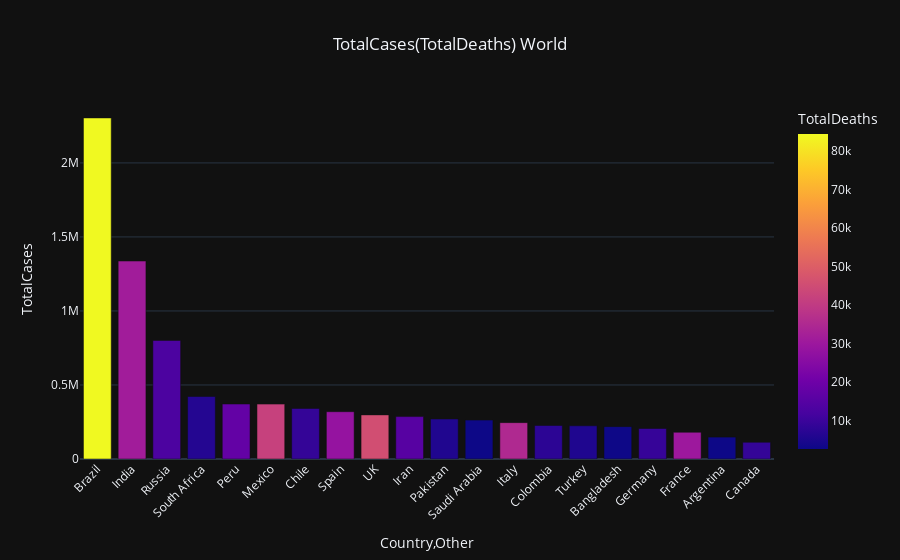

Notebook code cell kept with this figure:
### Markdown cell above
From the above visualization we can infer that although Total Cases in Tamil Nadu and Delhi is close to Gujrat, the deaths in Gujrat is significantly more<br>
Hence **Gujrat must not neglect lockdown measures and concentrate on better medical fascilities**

### Code cell
bar_chart(temp_df1.iloc[2:22, :], total_cases_world, deaths_world, 'World')

### Figure 1 — Plotly figure (JSON) as saved in the notebook; plotly's stock layout.template omitted (floating-point values rounded to 4 significant figures)
{"data": [{"alignmentgroup": "True", "hovertemplate": "Country,Other=%{x}<br>TotalCases=%{y}<br>TotalDeaths=%{marker.color}<extra></extra>", "legendgroup": "", "marker": {"color": [84440, 31406, 13046, 6343, 17654, 41908, 8914, 28432, 45677, 15289, 5763, 2672, 35097, 7688, 5580, 2836, 9193, 30192, 2722, 8878], "coloraxis": "coloraxis"}, "name": "", "offsetgroup": "", "orientation": "v", "showlegend": false, "textposition": "auto", "type": "bar", "x": ["Brazil", "India", "Russia", "South Africa", "Peru", "Mexico", "Chile", "Spain", "UK", "Iran", "Pakistan", "Saudi Arabia", "Italy", "Colombia", "Turkey", "Bangladesh", "Germany", "France", "Argentina", "Canada"], "xaxis": "x", "y": [2303661, 1337022, 800849, 421996, 371096, 370712, 341304, 319501, 297914, 286523, 270400, 262772, 245590, 226373, 224252, 218658, 205879, 180528, 148027, 113040], "yaxis": "y"}], "layout": {"barmode": "relative", "coloraxis": {"colorbar": {"title": {"text": "TotalDeaths"}}, "colorscale": [[0, "#0d0887"], [0.1111, "#46039f"], [0.2222, "#7201a8"], [0.3333, "#9c179e"], [0.4444, "#bd3786"], [0.5556, "#d8576b"], [0.6667, "#ed7953"], [0.7778, "#fb9f3a"], [0.8889, "#fdca26"], [1, "#f0f921"]]}, "hovermode": "x", "legend": {"tracegroupgap": 0}, "title": {"text": "TotalCases(TotalDeaths) World", "x": 0.5, "xanchor": "center"}, "xaxis": {"anchor": "y", "domain": [0, 1], "tickangle": -45, "title": {"text": "Country,Other"}}, "yaxis": {"anchor": "x", "domain": [0, 1], "title": {"text": "TotalCases"}}}}
